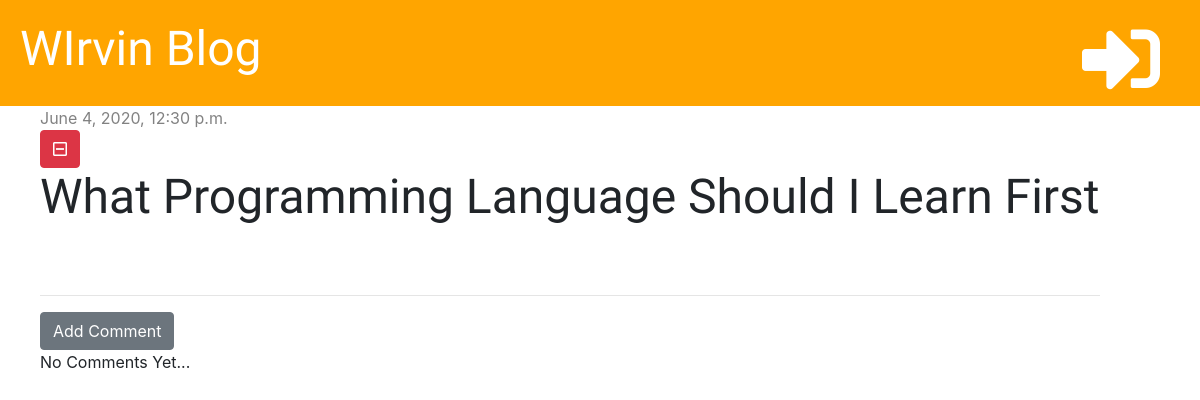
The app's page /post/1/ with its own data.
### blogpost/models.py (models this page shows, shortened)
class Post(models.Model):
    author = models.ForeignKey('auth.User', on_delete=models.CASCADE)
    title = models.CharField(max_length=200)
    text = models.TextField()
    created_date = models.DateTimeField(default=timezone.now)
    published_date = models.DateTimeField(blank=True, null=True)

### blogpost/views.py (the view)
# urls.py: path('post/<int:pk>/', views.post_detail, name='post_detail'),
def post_detail(request, pk):
    post = get_object_or_404(Post, pk=pk)
    stuff_for_front_end = {'post': post}
    return render(request, 'blog/post_detail.html', stuff_for_front_end)

### blogpost/templatetags/markdownify.py (called while the page is built)
@register.filter
def markdown(value):
    renderer = HighlightRenderer()
    markdown = mistune.Markdown(renderer=renderer)
    return markdown(value)

### blogpost/templates/blog/post_detail.html (shortened to what this page needs)
{% extends 'blog/base.html' %}
{% load markdownify %}
{% block content %}
    <div class="post">
        {% if post.published_date %}
        <div class="date">
            {{ post.published_date }}
        </div>
        {% else %}
        <a href="{% url 'post_publish' pk=post.pk %}" class="btn btn-primary">Publish</a>
        {% endif %}
        <a href="{% url 'delete_post' pk=post.pk %}" class="btn btn-danger"
           onclick="return confirm('Are you sure you want to delete this post?')"><i class="far fa-minus-square"></i></a>
        <h1>{{ post.title }}</h1>
    </div>
    <hr>
    <a href="{% url 'add_comment_to_post' pk=post.pk %}" class="btn btn-secondary">Add Comment</a>
    {% for comment in post.comments.all %}
        {% if user.is_authenticated or comment.approved %}
        <div class="comment">
            <div class="date">
                {{ comment.created_date }}
            </div>
            {% if not comment.approved and user.is_superuser %}
                <a href="{% url 'comment_approve' pk=comment.pk %}"><i class="far fa-check-square"></i></a>
            {% endif %}
            {% if user.is_superuser %}
            <a href="{% url 'comment_remove' pk=comment.pk %}"><i class="far fa-trash-alt" style="color: red"></i></a>
            {% endif %}
            <p><strong>{{ comment.author }}</strong></p>
            <p>{{ comment.text | markdown | safe | linebreaksbr }}</p>
        </div>
        {% endif %}
    {% empty %}
    <p>No Comments Yet...</p>
    {% endfor %}
{% endblock %}

### blogpost/static/css/blog.css (style rules this page uses)
h1, h2, h3, h4 { font-family: 'Inconsolata', serif; font-size: 48px; }
.date { color: #828282; }
.post { margin-bottom: 70px; }

### records on screen
Post: published_date "June 4, 2020, 12:30 p.m.", title "What Programming Language Should I Learn First"
